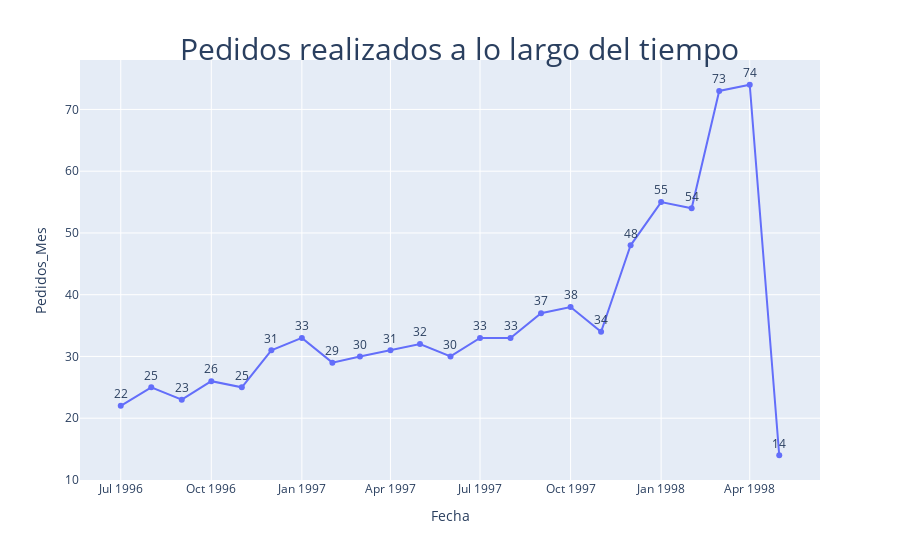

Notebook code cell kept with this figure:
### Code cell
#linea temporal
fig = px.line(pedidos_tiempo, 
							x = 'Fecha', 
							y = 'Pedidos_Mes', 
							text = 'Pedidos_Mes',
							)
fig.update_traces(textposition = "top center")
fig.update_layout(title = dict(text = "Pedidos realizados a lo largo del tiempo", 
															 font = dict(size = 30),
															 automargin = True, 
															 yref = 'paper',
															 x = 0.2,
															 y = 1),
							    legend = dict(yanchor = "top",
														    y = 0.99,
														    xanchor = "right",
														    x = 0.75))
fig.show()

### Figure 1 — Plotly figure (JSON) as saved in the notebook; plotly's stock layout.template omitted (floating-point values rounded to 4 significant figures)
{"data": [{"hovertemplate": "Fecha=%{x}<br>Pedidos_Mes=%{text}<extra></extra>", "legendgroup": "", "line": {"color": "#636efa", "dash": "solid"}, "marker": {"symbol": "circle"}, "mode": "lines+markers+text", "name": "", "orientation": "v", "showlegend": false, "text": [22, 25, 23, 26, 25, 31, 33, 29, 30, 31, 32, 30, 33, 33, 37, 38, 34, 48, 55, 54, 73, 74, 14], "textposition": "top center", "type": "scatter", "x": ["1996-07-01T00:00:00", "1996-08-01T00:00:00", "1996-09-01T00:00:00", "1996-10-01T00:00:00", "1996-11-01T00:00:00", "1996-12-01T00:00:00", "1997-01-01T00:00:00", "1997-02-01T00:00:00", "1997-03-01T00:00:00", "1997-04-01T00:00:00", "1997-05-01T00:00:00", "1997-06-01T00:00:00", "1997-07-01T00:00:00", "1997-08-01T00:00:00", "1997-09-01T00:00:00", "1997-10-01T00:00:00", "1997-11-01T00:00:00", "1997-12-01T00:00:00", "1998-01-01T00:00:00", "1998-02-01T00:00:00", "1998-03-01T00:00:00", "1998-04-01T00:00:00", "1998-05-01T00:00:00"], "xaxis": "x", "y": [22, 25, 23, 26, 25, 31, 33, 29, 30, 31, 32, 30, 33, 33, 37, 38, 34, 48, 55, 54, 73, 74, 14], "yaxis": "y"}], "layout": {"legend": {"tracegroupgap": 0, "x": 0.75, "xanchor": "right", "y": 0.99, "yanchor": "top"}, "margin": {"t": 60}, "title": {"automargin": true, "font": {"size": 30}, "text": "Pedidos realizados a lo largo del tiempo", "x": 0.2, "y": 1, "yref": "paper"}, "xaxis": {"anchor": "y", "domain": [0, 1], "title": {"text": "Fecha"}}, "yaxis": {"anchor": "x", "domain": [0, 1], "title": {"text": "Pedidos_Mes"}}}}
